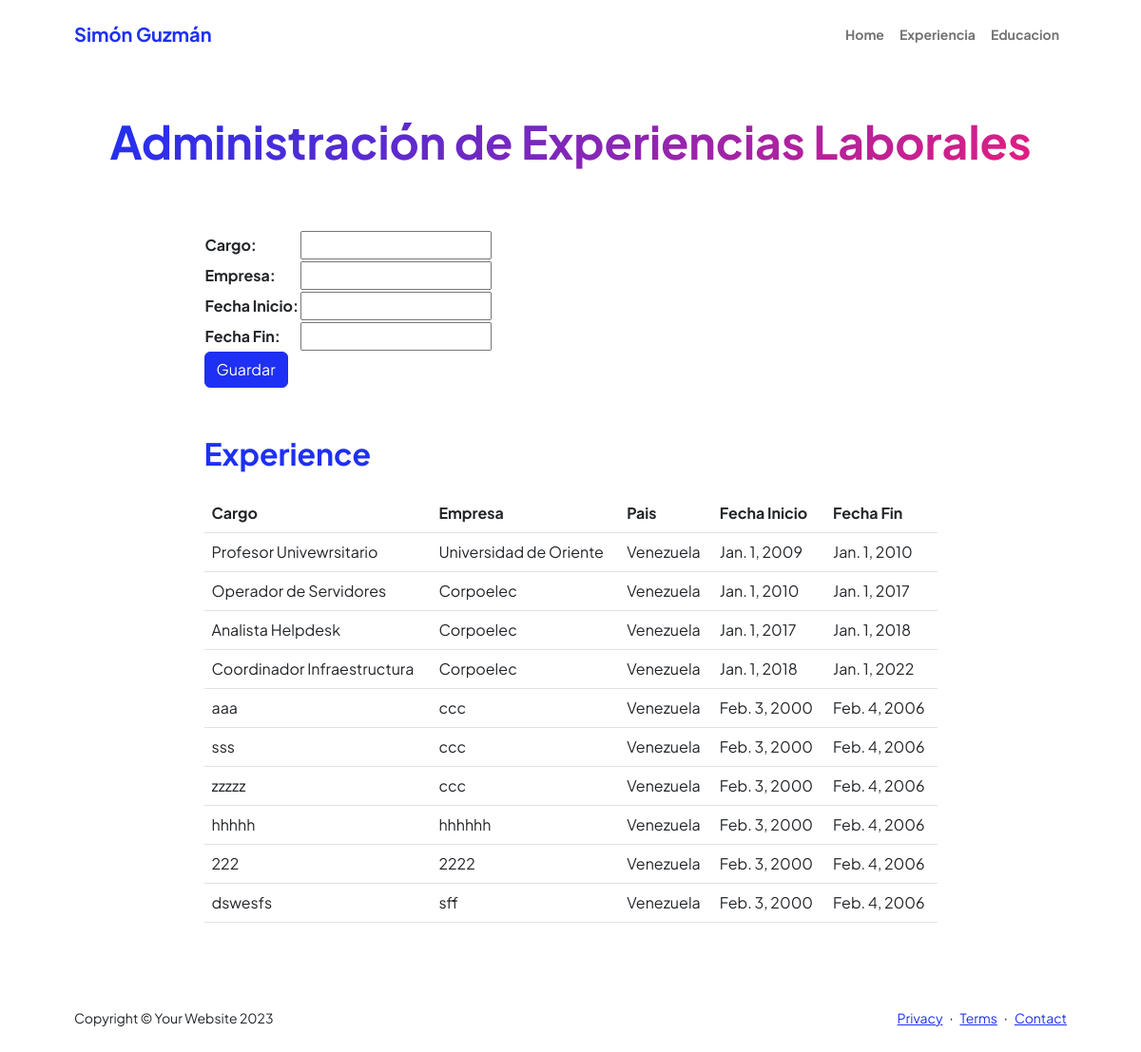
The page /AppCurriculum/experiencia on the database as committed earlier.
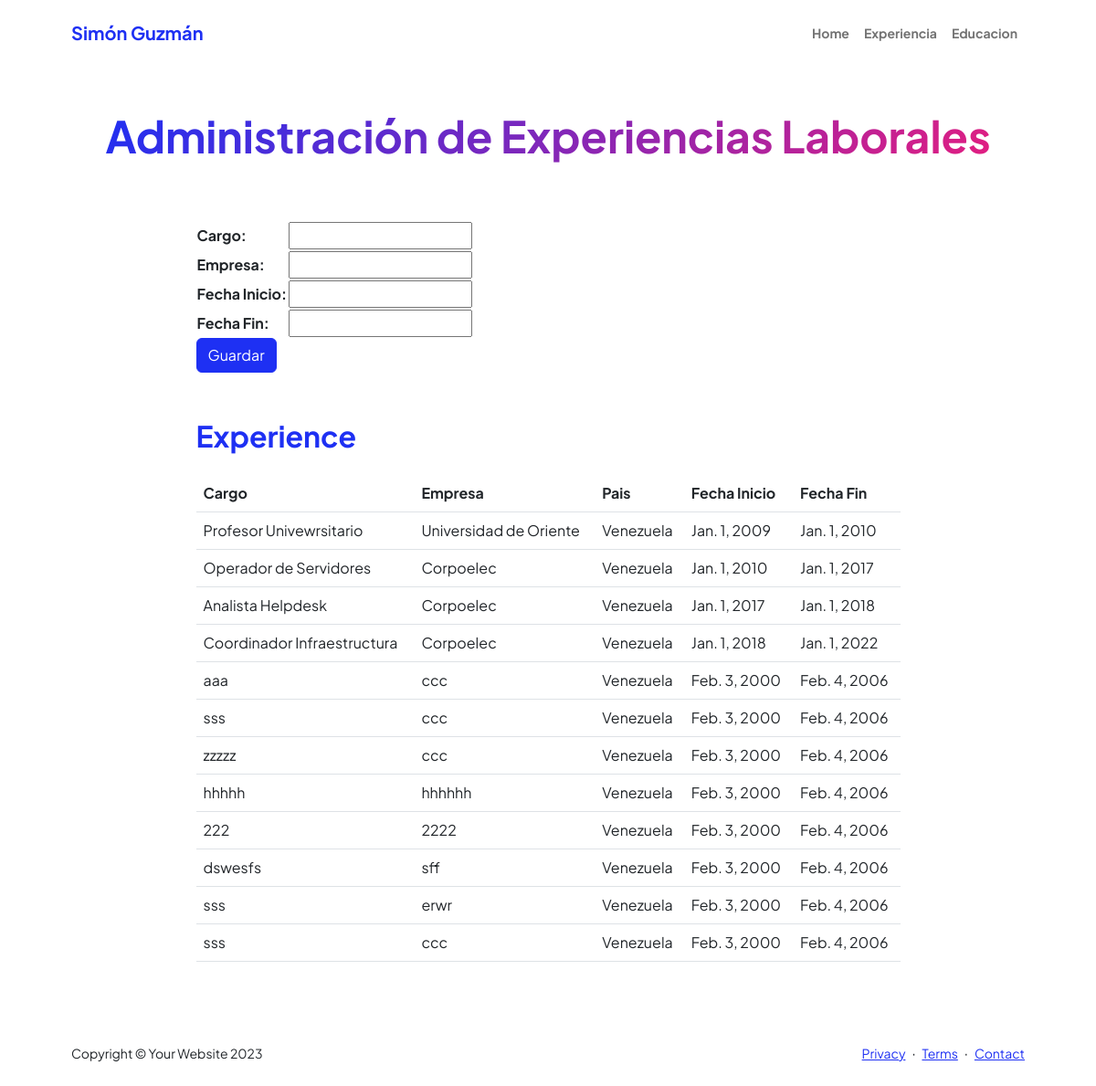
The same page on the database as committed later.
### AppCurriculum/models.py (models this page shows, shortened)
class ExperienciaLaboral(models.Model):
    cargo = models.CharField(max_length=100)
    empresa = models.CharField(max_length=100)
    periodo_inicio = models.DateField()
    periodo_fin = models.DateField(null=True, blank=True)

### AppCurriculum/views.py (the view)
# urls.py: path('experiencia',views.experiencia,name="Experiencia"),
def experiencia(request):
    experiencias = ExperienciaLaboral.objects.all()
    if request.method == 'POST':
        miFormulario = ExperienciaFormulario(request.POST)
        print(miFormulario)
        if miFormulario.is_valid():
            if 'periodo_inicio'in request.POST and 'periodo_fin'in request.POST:
                informacion = miFormulario.cleaned_data
                exp = ExperienciaLaboral (cargo=informacion['cargo'],empresa=informacion['empresa'],periodo_fin=informacion['periodo_fin'],periodo_inicio=informacion['periodo_inicio'])
                exp.save()
                miFormulario = ExperienciaFormulario()
                return render(request,"AppCurriculum/experiencia.html",{"experiencias":experiencias,"miFormulario":miFormulario,"resp":"Datos guardados Correctamente"})
            else:
                return render(request,"AppCurriculum/experiencia.html",{"experiencias":experiencias,"miFormulario":miFormulario,"resp":"Datos No Gurdados"})
    else:
        miFormulario = ExperienciaFormulario()
    return render(request,"AppCurriculum/experiencia.html",{"experiencias":experiencias,"miFormulario":miFormulario})

### AppCurriculum/forms.py
class ExperienciaFormulario(forms.Form):
    cargo = forms.CharField(label='Cargo', max_length=100)
    empresa = forms.CharField(label='Empresa', max_length=100)
    periodo_inicio = forms.DateField(label='Fecha Inicio')
    periodo_fin = forms.DateField(label='Fecha Fin')
    def __init__(self, *args, **kwargs):
        super().__init__(*args, **kwargs)
        self.helper = FormHelper(self)
        self.helper.layout = Layout(
            'cargo',
            'empresa',
            'fecha_inicio',
            'fecha_fin',
            Submit('submit', 'Guardar', css_class='btn btn-primary')
        )

### AppCurriculum/templates/AppCurriculum/experiencia.html (shortened to what this page needs)
{% extends "AppCurriculum/template.html" %}
{% load static %}
{% block datosDinamicos %}
<div class="container px-5 my-5">
    <div class="text-center mb-5">
        <h1 class="display-5 fw-bolder mb-0"><span class="text-gradient d-inline">Administración de Experiencias Laborales</span></h1>
    </div>
    <div class="row gx-5 justify-content-center">
        <div class="col-lg-11 col-xl-9 col-xxl-8">
              <section style="margin-bottom: 50px;">
              <form action="" method="POST">{% csrf_token %}
                <table>
                    <div class="mb-3">
                    {{ miFormulario.as_table}}
                    </div>
                </table>
                <input class="btn btn-primary" type="submit" value="Guardar">
              </form>
            </section>
            <section>
                <table class="table caption-top">
                    <div class="d-flex align-items-center justify-content-between mb-4">
                        <h2 class="text-primary fw-bolder mb-0">Experience</h2>
                    </div>
                    <thead>
                      <tr>
                        <th scope="col">Cargo</th>
                        <th scope="col">Empresa</th>
                        <th scope="col">Pais</th>
                        <th scope="col">Fecha Inicio</th>
                        <th scope="col">Fecha Fin</th>
                      </tr>
                    </thead>
                    <tbody>
                      {% for exp in experiencias %}
                      <tr>
                        <td>{{exp.cargo}}</td>
                        <td>{{exp.empresa}}</td>
                        <td>Venezuela</td>
                        <td>{{exp.periodo_inicio}}</td>
                        <td>{{exp.periodo_fin}}</td>
                      </tr>
                      {% endfor%}
                    </tbody>
                </table>
            </section>
        </div>
    </div>
</div>
{% endblock %}

### AppCurriculum/templates/AppCurriculum/template.html (shortened to what this page needs)
<!DOCTYPE html>
<html lang="en">
    <head>
        {% load static %}
        <link href="https://cdn.jsdelivr.net/npm/bootstrap-icons@1.8.1/font/bootstrap-icons.css" rel="stylesheet" />
        <link href="{% static 'css/styles.css' %}" rel="stylesheet" />
    </head>
    <body class="d-flex flex-column h-100">
        <main class="flex-shrink-0">
            <nav class="navbar navbar-expand-lg navbar-light bg-white py-3">
                <div class="container px-5">
                    <a class="navbar-brand" href="index.html"><span class="fw-bolder text-primary">Simón Guzmán</span></a>
                    <div class="collapse navbar-collapse" id="navbarSupportedContent">
                        <ul class="navbar-nav ms-auto mb-2 mb-lg-0 small fw-bolder">
                            <li class="nav-item"><a class="nav-link" href="{% url 'Home' %}">Home</a></li>
                            <li class="nav-item"><a class="nav-link" href="{% url 'Experiencia' %}">Experiencia</a></li>
                            <li class="nav-item"><a class="nav-link" href="{% url 'Educacion' %}">Educacion</a></li>
                        </ul>
                    </div>
                </div>
            </nav>
            {% block datosDinamicos %}
            {% endblock %}
        </main>
        <footer class="bg-white py-4 mt-auto">
            <div class="container px-5">
                <div class="row align-items-center justify-content-between flex-column flex-sm-row">
                    <div class="col-auto"><div class="small m-0">Copyright &copy; Your Website 2023</div></div>
                    <div class="col-auto">
                        <a class="small" href="#!">Privacy</a>
                        <span class="mx-1">&middot;</span>
                        <a class="small" href="#!">Terms</a>
                        <span class="mx-1">&middot;</span>
                        <a class="small" href="#!">Contact</a>
                    </div>
                </div>
            </div>
        </footer>
    </body>
</html>

Rows that differ between the two databases and show on the page:
added ExperienciaLaboral: cargo "sss", empresa "erwr", periodo_inicio "Feb. 3, 2000", periodo_fin "Feb. 4, 2006"
added ExperienciaLaboral: cargo "sss", empresa "ccc", periodo_inicio "Feb. 3, 2000", periodo_fin "Feb. 4, 2006"
